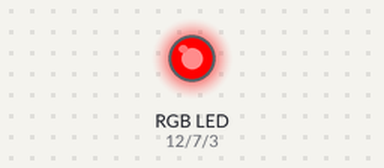
Bench run of a sketch on a simulated Arduino Uno, built with avr-gcc and run on an emulated ATmega328P. Shown: an RGB LED mixed from three pins (HIGH = lit). Dim RGB values are drawn brighter than linear.

Above: at 0.05 s.
At 0.75 s:
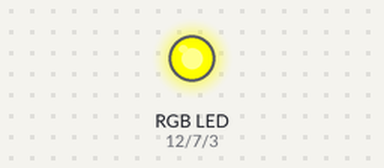
At 1.45 s:
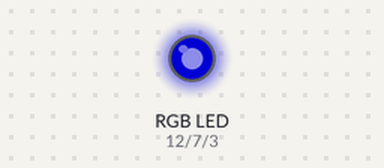
Timing chart, 0 to 3.5 s (numbered marks = the images above):
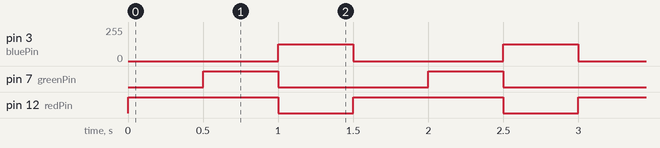

Measured:
- by itself, pin 3 (bluePin): alternates 127/255 for 0.50 s and 0/255 for 1.0 s
- by itself, pin 7 (greenPin): alternates HIGH for 0.50 s and LOW for 1.0 s
- by itself, pin 12 (redPin): alternates HIGH for 1.0 s and LOW for 0.50 s

The sketch:

complexColor.ino
```cpp
/*
 * @author Timothy Do
 * simpleColor.ino: A program for RGB Leds to Display Different Colors using digitalWrite
 *
 */

//Setting Pins Red is 12, Green is 7, Blue is 3
int redPin = 12;
int greenPin = 7;
int bluePin = 3;

void setup() {
  pinMode(redPin, OUTPUT);
  pinMode(bluePin, OUTPUT);
  pinMode(greenPin, OUTPUT);
}

void pause() {
  delay(500);
}

void off() {
  analogWrite(redPin, 0);
  analogWrite(greenPin, 0);
  analogWrite(bluePin, 0);
}

void red() {
  analogWrite(redPin, 255);
  analogWrite(greenPin, 0);
  analogWrite(bluePin, 0);
}

void orange() {
  analogWrite(redPin, 255);
  analogWrite(greenPin, 165);
  analogWrite(bluePin, 0);
}

void half() {
  analogWrite(redPin, 127);
  analogWrite(greenPin, 127);
  analogWrite(bluePin, 127);
}
void loop() {
  off();
  red();
  pause();
  off();
  orange();
  pause();
  off();
  half();
  pause();

}
```
